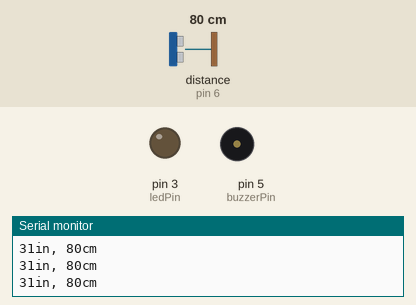
This sketch was run on a simulated Arduino Uno, built with avr-gcc and run on an emulated ATmega328P. Parts: output pins drawn as LEDs (lit = HIGH), buzzer (waves = sounding), the last lines printed to the serial monitor. Wiring (inferred from the names in the program): ultrasonic range finder: trigger pin 7; echo pin 6. Dashed ring = blinking. The test bench sets the inputs (shaded band); at power-on: distance to the obstacle (sensor on pin 6) 80 cm. The echo pulse lasts 58.3 µs per cm; pins used as bus, display or sensor lines are not drawn.

Above: at 1.2 s.
1.3 s: distance to the obstacle (sensor on pin 6) set to 53 cm
2.8 s: distance to the obstacle (sensor on pin 6) set to 48 cm
At 2.94 s:
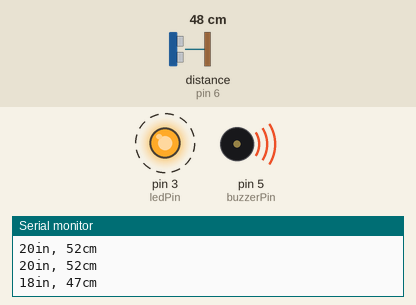
5.8 s: distance to the obstacle (sensor on pin 6) set to 60 cm
At 6.9 s:
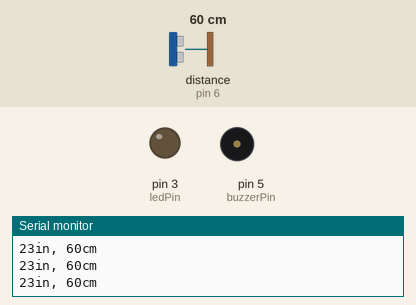
7.3 s: distance to the obstacle (sensor on pin 6) set to 47 cm
At 8.2 s:
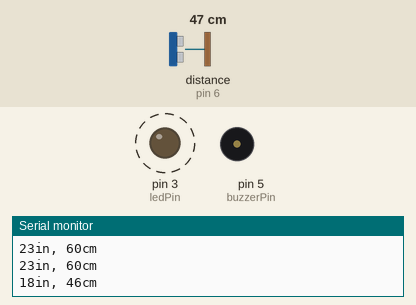
Timing chart, 0 to 11.3 s (numbered marks = the images above; inputs shaded):
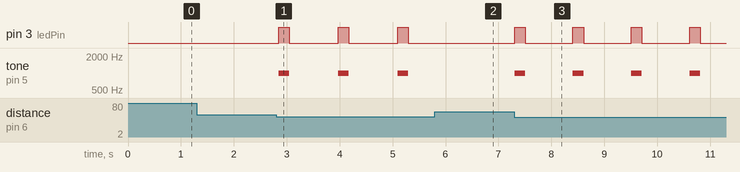

Measured:
- the behaviour switches between 51 and 50 cm on distance to the obstacle (sensor on pin 6) (found by bisection; images 0 and 1)
- after the input at 2.8 s, pin 3 (ledPin): alternates HIGH for 0.20 s and LOW for 0.92 s, starting after 0.05 s; tone on pin 5 (buzzerPin): alternates 1000 Hz for 0.20 s and silent for 0.92 s, starting after 0.05 s
- after the input at 5.8 s, pin 3 (ledPin): stays LOW (without the input it goes to HIGH after 0.42 s); tone on pin 5 (buzzerPin): stays silent (without the input it goes to 1000 Hz after 0.42 s)
- after the input at 7.3 s, pin 3 (ledPin): alternates HIGH for 0.20 s and LOW for 0.90 s, starting at once; tone on pin 5 (buzzerPin): alternates 1000 Hz for 0.20 s and silent for 0.90 s, starting at once

The sketch:

parking_Sensor.ino
```cpp
const int pingPin = 7; // Trigger Pin of Ultrasonic Sensor
const int echoPin = 6; // Echo Pin of Ultrasonic Sensor
const int buzzerPin = 5; // Select Pin of buzzer to operate
const int ledPin = 3;  // Interact with the LED

void setup() {
   Serial.begin(9600); // Starting Serial Terminal
   pinMode(buzzerPin,OUTPUT);
   pinMode(ledPin, OUTPUT);
}

void loop() {
   long duration = getDuration();
   long inches = microsecondsToInches(duration);
   long cm = microsecondsToCentimeters(duration);
   debug(inches, cm);

   if(cm < 50){
     beep(1000, 200);
     delay(cm * 20 - 20);
   }else
     delay(50);
}

long microsecondsToInches(long microseconds) {
   return microseconds / 74 / 2;
}

long microsecondsToCentimeters(long microseconds) {
   return microseconds / 29 / 2;
}

void debug(long inches, long cm){
   Serial.print(inches);
   Serial.print("in, ");
   Serial.print(cm);
   Serial.print("cm");
   Serial.println();
}

long getDuration(){
   pinMode(pingPin, OUTPUT);
   digitalWrite(pingPin, LOW);
   delayMicroseconds(2);
   digitalWrite(pingPin, HIGH);
   delayMicroseconds(10);
   digitalWrite(pingPin, LOW);
   pinMode(echoPin, INPUT);
   return (pulseIn(echoPin, HIGH));
}

void beep(int note, int duration)
{
   //Play tone on buzzerPin
   tone(buzzerPin, note);
   digitalWrite(ledPin, HIGH);
   delay(duration);
   digitalWrite(ledPin, LOW);
   noTone(buzzerPin);
}
```
